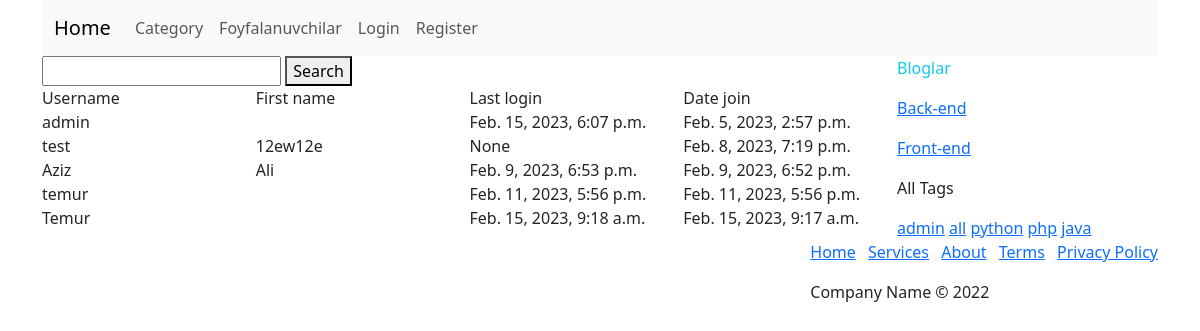
/user-list/, run on the app's committed database.
### app/models.py (models this page shows, shortened)
class Base(models.Model):
    name = models.CharField(max_length=100, unique=True)
    slug = models.SlugField(max_length=100, unique=True, blank=True, null=True)
    class Meta:
        abstract = True

class Category(Base):
    image = models.ImageField(upload_to='category/', blank=True, null=True)
    text = models.TextField(blank=True, null=True)
    class Meta:
        verbose_name = 'Kategoriya'
        verbose_name_plural = 'Kategoriyalar'

class Tag(Base):
    class Meta:
        verbose_name = 'Tag'
        verbose_name_plural = 'Taglar'

### app/views.py (the view)
# urls.py: path('user-list/', user_list, name='user_list'),
def user_list(request):
    search = request.GET.get('search')
    users = User.objects.all()
    if search:
        users = users.filter(Q(username__icontains=search) | Q(first_name__icontains=search))
    context = {
        'users' : users,
    }
    return render(request, 'app/user_list.html', context)

### app/context_processors.py (called while the page is built)
def category_list(request):
    categories = Category.objects.all()
    return {'categories' : categories,}

def tags_list(request):
    tags = Tag.objects.all()
    return {'tags':tags}

### templates/app/user_list.html (shortened to what this page needs)
{% extends 'base.html' %}
{% block content %}
<form method="get">
    <input type="text", name="search">
    <button type="submit">Search</button>
</form>
<div class="row">
            <div class="col-3">Username</div>
            <div class="col-3">First name</div>
            <div class="col-3">Last login</div>
            <div class="col-3">Date join</div>
        </div>
    {% for user in users %}
        <div class="row">
            <div class="col-3">{{ user.username }}</div>
            <div class="col-3">{{ user.first_name }}</div>
            <div class="col-3">{{ user.last_login }}</div>
            <div class="col-3">{{ user.date_joined }}</div>
        </div>
    {% endfor %}
{% endblock %}

### templates/saidbar.html
<p class="text-info">Bloglar</p>
{% for category in categories %}
    <p><a href="{% url 'app:blog_category' category.slug %}" >{{ category.name }}</a></p>
{% endfor %}
<p>All Tags</p>
<div class="row">
    <div class="col-12">
        {% for tag in tags %}
            <a href="" >{{ tag.name }}</a>
        {% endfor %}
    </div>
</div>

### data on the page
Category: name "Back-end"
Category: name "Front-end"
Tag: name "admin"
Tag: name "all"
Tag: name "python"
Tag: name "php"
Tag: name "java"

### other printed values
{{ user.username }} "admin"
{{ user.last_login }} "Feb. 15, 2023, 6:07 p.m."
{{ user.date_joined }} "Feb. 5, 2023, 2:57 p.m."
{{ user.username }} "test"
{{ user.first_name }} "12ew12e"
{{ user.last_login }} "None"
{{ user.date_joined }} "Feb. 8, 2023, 7:19 p.m."
{{ user.username }} "Aziz"
{{ user.first_name }} "Ali"
{{ user.last_login }} "Feb. 9, 2023, 6:53 p.m."
{{ user.date_joined }} "Feb. 9, 2023, 6:52 p.m."
{{ user.username }} "temur"
{{ user.last_login }} "Feb. 11, 2023, 5:56 p.m."
{{ user.date_joined }} "Feb. 11, 2023, 5:56 p.m."
{{ user.username }} "Temur"
